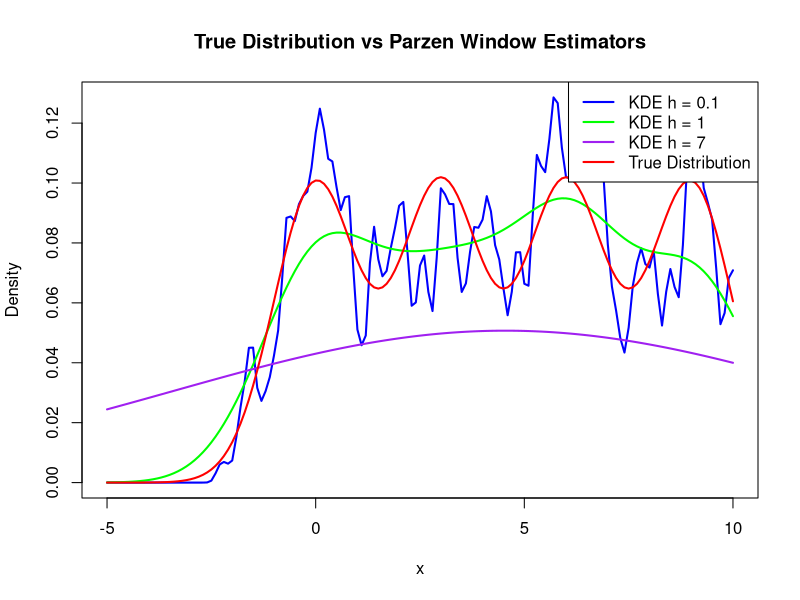

Here is the R script that generated this plot: (Note: a time limit stopped this script after it produced the figure.)
## ---- chunk 1
setClass("Parzen.smoother",representation(Data = "numeric",
                                          h = "numeric",
                                          input = "numeric",
                                          Probs = "numeric"), 
                                          prototype = list(h = NA_real_, input = NA_real_))
                                 
setMethod("initialize", "Parzen.smoother",
          function(.Object, Data, h = NA_real_, Probs, input = NA_real_) {
 
  Data <- as.numeric(Data)
  Data <- na.omit(Data)
  if (length(Data) == 0) { stop("Data set is empty")} 
  
  Probs <- numeric(length(Data)) 

  if (all(is.na(input))) { input <- Data }

   if (is.na(h)) {
    s <- sd(Data)
    inter_q <- IQR(Data)
    n <- length(Data)
    h <- 1.06 * min(s, inter_q / 1.349) * n^(-1/5)
   }
  
  if (!is.na(h) && h == 0) { stop(" h cannot be zero ") }
  
  .Object <- callNextMethod(.Object, Data = Data, h = h, Probs = Probs, input = input)
  
  return(.Object)
})
## ---- chunk 2
setGeneric("Parzen.creator", function(object) {standadardGeneric("Parzen.creator")})
setMethod("Parzen.creator", signature= "Parzen.smoother", function(object){
  
  n <- length(object@Data)
  k <- length(object@input)
  Probs <- numeric(k)
  
  # Initialize Probs with the correct length
  object@Probs <- numeric(k)
  
  for (j in 1:k) {
        
        Kernel_sum <- 0  
        
        for (i in 1:n) {
          Kernel_sum <- Kernel_sum + dnorm((object@Data[i] - object@input[j]) / object@h)
        }
        
  object@Probs[j] <- 1 / (object@h * n) * Kernel_sum
  }
  
  return(object)
})
## ---- chunk 3
object <- new("Parzen.smoother", Data=rnorm(10), input=seq(1:10))
Parzen.creator(object)
## ---- chunk 4
setGeneric("show", function(object) {standardGeneric("show")})

setMethod("show", signature = "Parzen.smoother", function(object) {
  
  precision <- 8

  print_in_chunks <- function(vec, precision) {
    vec <- format(round(vec, precision), nsmall = precision) 
    for (i in seq(1, length(vec), by = 6)) {
      cat(vec[i:min(i+5, length(vec))], "\n")
    }
  }
  cat("Data:\n")
  print_in_chunks(object@Data, precision)
  cat("Probs:\n")
  print_in_chunks(object@Probs, precision)
  cat("Size:\n", length(object@Probs), "\n")
  cat("Bandwidth (h):\n", format(round(object@h, precision), nsmall = precision), "\n")
})
## ---- chunk 5

# Defining a function for the true PDF 
true_pdf <- function(x) {
  0.25 * dnorm(x, mean = 0, sd = 1) +
  0.25 * dnorm(x, mean = 3, sd = 1) +
  0.25 * dnorm(x, mean = 6, sd = 1) +
  0.25 * dnorm(x, mean = 9, sd = 1)
}


  #generating random uniform variable to calculate a Multimodal distribution such that there is a 25% chance   of a random variable being sampled   from an N(0,1), N(3,1), N(6,1) or N(9,1) distribution
  x <- matrix(0, nrow = 800, ncol = 2)
  
  #first column has the random uniform
  x[, 1] <- runif(800, 0, 1)
  
  #for each element of the first column of the matrix that is between 0 and .25: impute a Gaussian random     variable from the first distribution   into the second column of that same row 
  x[x[,1] <= 0.25, 2] <- rnorm(sum(x[,1] <= 0.25), mean = 0, sd = 1)
  
  #same thing for the rest of the distributions
  x[x[,1] > 0.25 & x[,1] <= 0.5, 2] <- rnorm(sum(x[,1] > 0.25 & x[,1] <= 0.5), mean = 3, sd = 1)
  
  x[x[,1] > 0.5 & x[,1] <= 0.75, 2] <- rnorm(sum(x[,1] > 0.5 & x[,1] <= 0.75), mean = 6, sd = 1)
    
  x[x[,1] > 0.75 & x[,1] <= 1, 2] <- rnorm(sum(x[,1] > 0.75 & x[,1] <= 1), mean = 9, sd = 1)
  
  #now our data set for the estimator is the vector of our multi-modal distribution 
  data <- x[,2]



#we will be evaluating the true pdf function on the same domain as we will evaluate the estimator 
#estimator Input vector, each descrete step will be it's own alpha, alpha = 5, alpha = 4.9 ... 
Input <- seq(-5, 10, by = 0.1)

#initiating output vector 
true_pdf_values_out <- numeric(length(Input))

#evaluating true pdf function at the same input arguments that we will evaluate our estimator 
true_pdf_values_out <- true_pdf(Input)

#Here we will evaluate the estimator at each of the h step sizes as a preliminary investigation into the best step size

# h = 0.1
vessel_0.1 <- new("Parzen.smoother", Data = data, Probs = numeric(), input = Input, h = 0.1)
vessel_0.1_out <- Parzen.creator(vessel_0.1)

# h = 1
vessel_1 <- new("Parzen.smoother", Data = data, Probs = numeric(), input = Input, h = 1)
vessel_1_out <- Parzen.creator(vessel_1)

# h = 7
vessel_7 <- new("Parzen.smoother", Data = data, Probs = numeric(), input = Input, h = 7)
vessel_7_out <- Parzen.creator(vessel_7)

# Plot object@input against object@Probs for different bandwidths and true distribution on the same graph

# Plot for h = 0.1
plot(vessel_0.1_out@input, vessel_0.1_out@Probs, type = "l", col = "blue", lwd = 2,
     ylim = range(0, max(true_pdf_values_out, vessel_0.1_out@Probs, vessel_1_out@Probs, vessel_7_out@Probs)),
     xlim = range(vessel_0.1_out@input),
     main = "True Distribution vs Parzen Window Estimators",
     xlab = "x", ylab = "Density")

# Add lines for h = 1 and h = 7
lines(vessel_1_out@input, vessel_1_out@Probs, col = "green", lwd = 2)
lines(vessel_7_out@input, vessel_7_out@Probs, col = "purple", lwd = 2)

# Add the true PDF line
lines(Input, true_pdf_values_out, col = "red", lwd = 2)

# Add legend
legend("topright", legend = c("KDE h = 0.1", "KDE h = 1", "KDE h = 7", "True Distribution"),
       col = c("blue", "green", "purple", "red"), lwd = 2)
## ---- chunk 6
# initialize our matrix to store all 150 trials containing 800 samples
Master <- matrix(0, nrow = 150, ncol = 800)

for (trial in 1:150) {
  
  #this is the same thing as before, just that we do it 150 times and store each trial in it's own row 
  
  #reinitialize the individual trial each iteration 
  x <- matrix(0, nrow = 800, ncol = 2)
  
  x[, 1] <- runif(800, 0, 1)
  
  x[x[,1] <= 0.25, 2] <- rnorm(sum(x[,1] <= 0.25), mean = 0, sd = 1)
  x[x[,1] > 0.25 & x[,1] <= 0.5, 2] <- rnorm(sum(x[,1] > 0.25 & x[,1] <= 0.5), mean = 3, sd = 1)
  x[x[,1] > 0.5 & x[,1] <= 0.75, 2] <- rnorm(sum(x[,1] > 0.5 & x[,1] <= 0.75), mean = 6, sd = 1)
  x[x[,1] > 0.75 & x[,1] <= 1, 2] <- rnorm(sum(x[,1] > 0.75 & x[,1] <= 1), mean = 9, sd = 1)
  
  #storing the completed trial in each row for each iteration 
  Master[trial,] <- x[, 2]
}
## ---- chunk 7
Bias_variance_analysis <- function(input_h){
   
table_of_evaluations_at_trials <- matrix(0,nrow=150,ncol=151)

for (i in 1:150) {
vessel_phi <- new("Parzen.smoother", Data = Master[i,], Probs = numeric(), input = Input, h = input_h)
vessel_phi <- Parzen.creator(vessel_phi)
table_of_evaluations_at_trials[i,] <- vessel_phi@Probs
}


Master_evaluated <- table_of_evaluations_at_trials

column_names <- seq(-5, 10, by = 0.1)

colnames(Master_evaluated) <- column_names

rows <- seq(1:150)

rownames(Master_evaluated) <- rows

mean_for_each_alpha <- matrix(0, nrow = 1, ncol = 151)
mean_for_each_alpha[1, ] <- colMeans(Master_evaluated[, seq(1:151)])


variance_for_each_alpha <- matrix(0,nrow=1,ncol=151)
for(i in 1:151){
    variance_for_each_alpha[1,i] <- mean((Master_evaluated[seq(1:150),i]-mean_for_each_alpha[1,i])^2)
}

true_pdf_values_out <- true_pdf(Input)

bias <- matrix(0,nrow=1,ncol=151)
for (i in 1:151) {
  bias[1,i] <- mean_for_each_alpha[1,i] - true_pdf_values_out[i]
}


MSE <- numeric(151)
for (i in 1:151) {
  MSE[i] <- variance_for_each_alpha[1,i] + (bias[i])^2
}


bias_totall <- numeric(1)
for (i in 1:151)
bias_totall <- mean((bias[i])^2)


var_totall <- numeric(1)
for (i in 1:151)
var_totall <- mean((variance_for_each_alpha[i]))

return(c(input_h, bias_totall, var_totall))
}
## ---- chunk 8

h_values <- c(.01, .1, .3, .6, 1, 3, 7)
results <- lapply(h_values, function(h) Bias_variance_analysis(input_h = h))

results_matrix <- do.call(rbind, results)

rownames(results_matrix) <- paste("h =", h_values)
colnames(results_matrix) <- c("input_h", "bias_totall", "var_totall")

results_matrix


matplot(results_matrix[, 1], results_matrix[, 2:3], type = "b", pch = 1:2, col = c("blue", "green"),
        xlab = "input_h", ylab = "Values", main = "Bias and Variance vs input_h")

legend("topright", legend = c("bias_totall", "var_totall"), col = c("blue", "green"), pch = 1:2)

MSE <- results_matrix[,2] + results_matrix[,3]

(h_values[which.min(MSE)])
